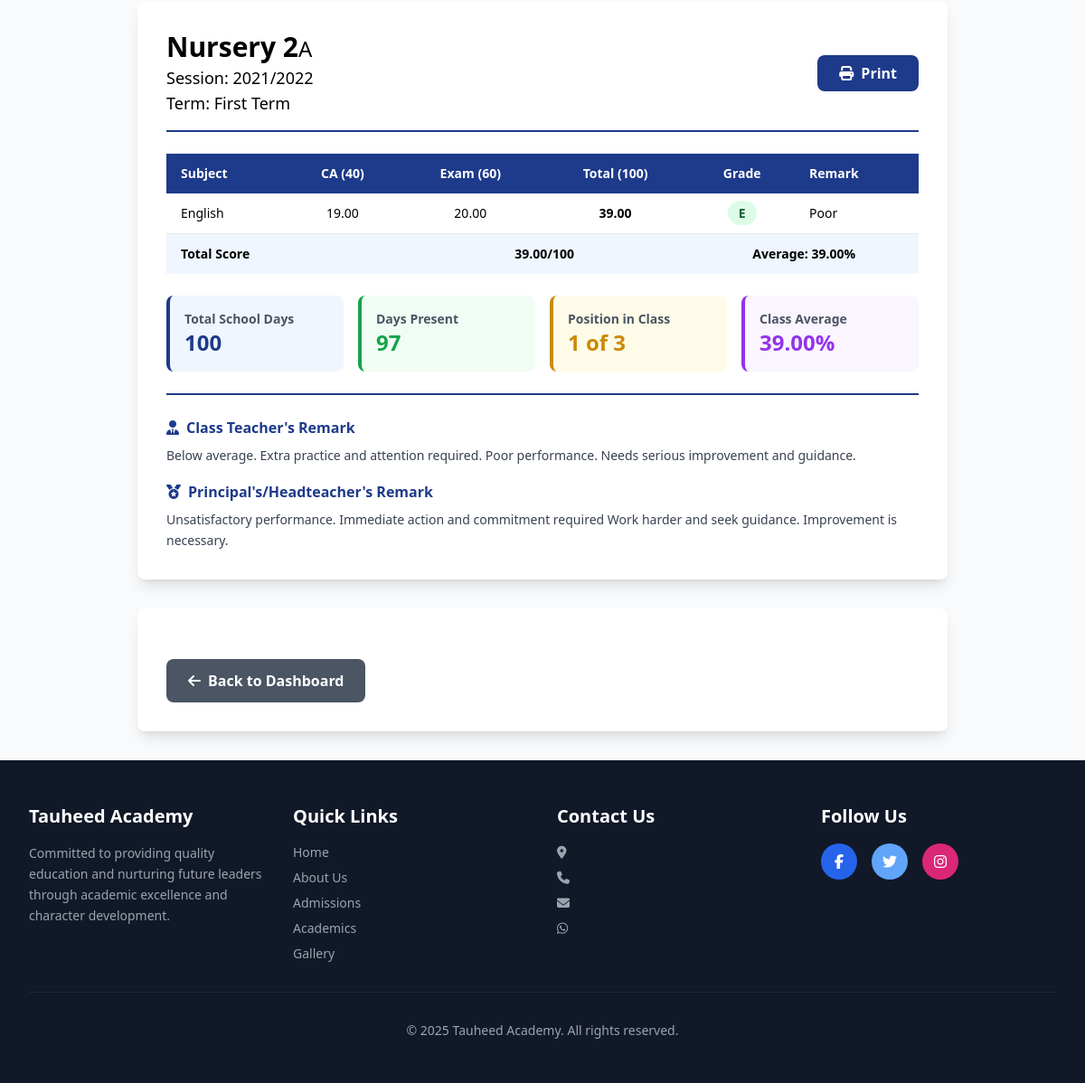
Before: /pages/results-management/student-results.php?id=1 (signed in, lower part) with the older database file.
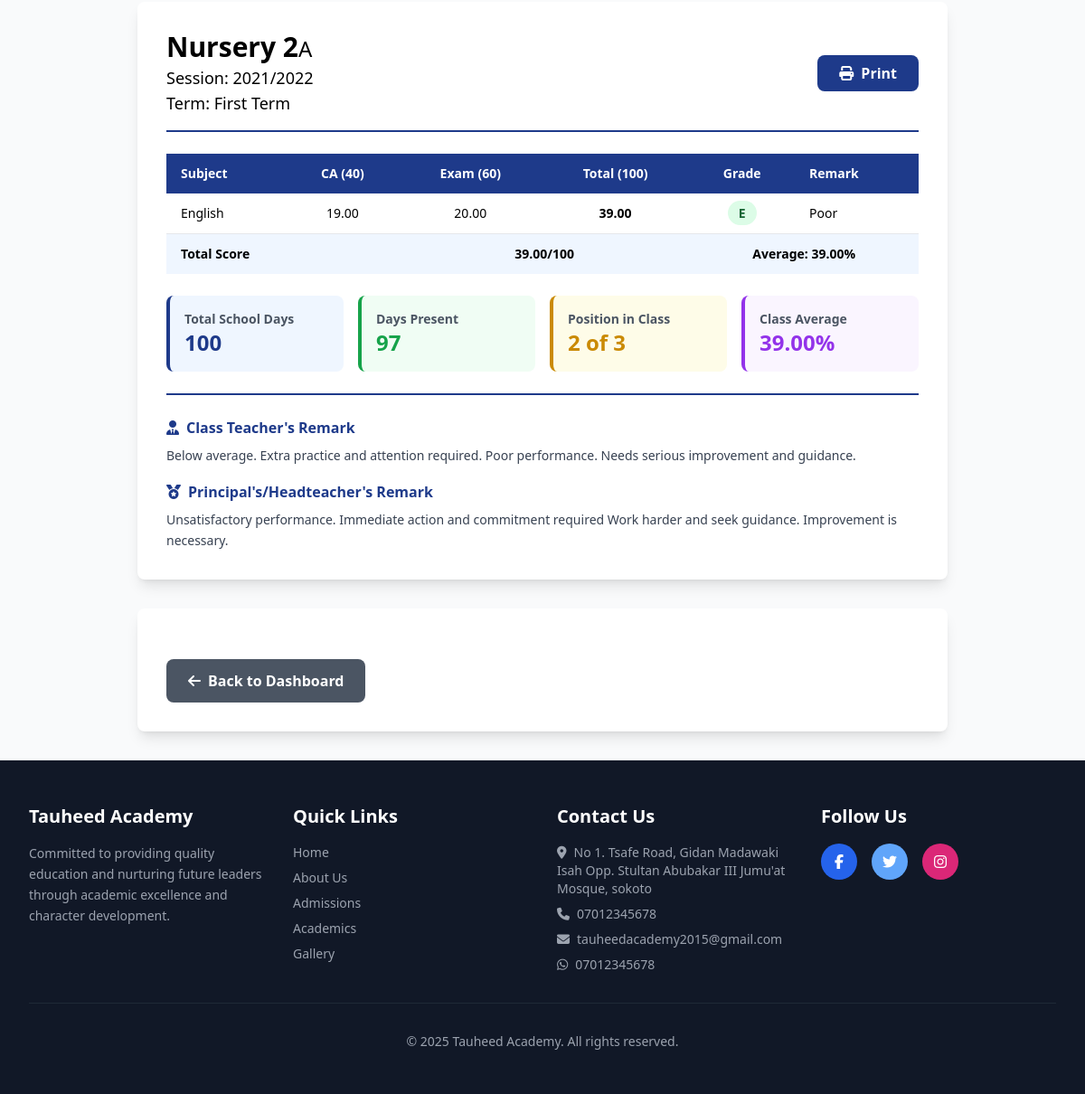
After: the same page with the newer database file.
### tables this page shows
CREATE TABLE `student_class_records` (
  `id` int(11) NOT NULL,
  `student_id` int(11) NOT NULL,
  `session_id` int(11) NOT NULL,
  `class_id` int(11) NOT NULL,
  `arm_id` int(11) NOT NULL,
  `overall_total` decimal(8,2) DEFAULT 0.00,
  `overall_average` decimal(5,2) DEFAULT 0.00,
  `overall_position` int(11) DEFAULT NULL,
  `promotion_status` enum('promoted','repeat','pending') DEFAULT 'pending',
  `created_at` timestamp NOT NULL DEFAULT current_timestamp(),
  `deleted_at` datetime DEFAULT NULL,
  `updated_at` timestamp NOT NULL DEFAULT current_timestamp() ON UPDATE current_timestamp()
);

CREATE TABLE `student_term_records` (
  `id` int(11) NOT NULL,
  `student_class_record_id` int(11) NOT NULL,
  `term_id` int(11) NOT NULL,
  `total_marks` decimal(8,2) DEFAULT 0.00,
  `average_marks` decimal(5,2) DEFAULT 0.00,
  `position_in_class` int(11) DEFAULT NULL,
  `class_size` int(11) DEFAULT NULL,
  `overall_grade` varchar(5) DEFAULT NULL,
  `created_at` timestamp NOT NULL DEFAULT current_timestamp(),
  `deleted_at` datetime DEFAULT NULL,
  `updated_at` timestamp NOT NULL DEFAULT current_timestamp() ON UPDATE current_timestamp()
);

CREATE TABLE `terms` (
  `id` int(11) NOT NULL,
  `name` varchar(100) NOT NULL,
  `session_id` int(11) NOT NULL,
  `start_date` date DEFAULT NULL,
  `end_date` date DEFAULT NULL,
  `status` enum('pending','ongoing','finished') DEFAULT 'pending',
  `created_at` timestamp NOT NULL DEFAULT current_timestamp(),
  `deleted_at` datetime DEFAULT NULL,
  `updated_at` timestamp NOT NULL DEFAULT current_timestamp() ON UPDATE current_timestamp()
);

CREATE TABLE `schools` (
  `id` int(11) NOT NULL,
  `name` varchar(150) NOT NULL,
  `motto` varchar(255) DEFAULT NULL,
  `address` varchar(255) DEFAULT NULL,
  `phone` varchar(20) DEFAULT NULL,
  `email` varchar(100) DEFAULT NULL,
  `about_message` text DEFAULT NULL,
  `welcome_message` text DEFAULT NULL,
  `whatsapp_number` varchar(20) DEFAULT NULL,
  `facebook` varchar(255) DEFAULT NULL,
  `twitter` varchar(255) DEFAULT NULL,
  `instagram` varchar(255) DEFAULT NULL,
  `admission_number_format` varchar(255) DEFAULT NULL,
  `admission_number_format_description` varchar(255) DEFAULT NULL,
  `created_at` timestamp NOT NULL DEFAULT current_timestamp(),
  `deleted_at` datetime DEFAULT NULL,
  `updated_at` timestamp NOT NULL DEFAULT current_timestamp() ON UPDATE current_timestamp()
);

### pages/results-management/student-results.php (the view, shortened to what the changed rows need)
<?php
include __DIR__ . '/../../includes/header.php';
if ($user_type !== 'student') {
  if (isset($_GET['id'])) {
    $id = $_GET['id'];
    $stmt = $conn->prepare('SELECT * FROM students WHERE id=?');
    $stmt->bind_param('i', $id);
    $stmt->execute();
    $result = $stmt->get_result();
    if ($result->num_rows > 0) {
      $student = $result->fetch_assoc();
      $student_id = $student['id'];
    } else {
      $_SESSION['failure'] = "Student is required.";
      header('Location: ' .  route('back'));
    }
  } else {
    $_SESSION['failure'] = "Student is required.";
    header('Location: ' .  route('back'));
  }
} else {
  $student_id = $user['id'];
}
$stmt = $conn->prepare("
    SELECT
        scr.id AS student_class_record_id,
        scr.class_id,
        scr.arm_id,
        scr.session_id,
        scr.overall_total ,
        scr.overall_average,
        scr.overall_position ,
        scr.promotion_status,
        str.id AS student_term_record_id,
        str.term_id,
        str.id AS student_term_record_id,
        str.total_marks,
        str.average_marks,
        str.position_in_class,
        str.class_size,
        str.overall_grade,
        c.name AS class_name,
        a.name AS arm_name,
        t.name AS term_name,
        ses.name AS session_name
    FROM student_class_records scr
    LEFT JOIN student_term_records str
        ON scr.id = str.student_class_record_id
    LEFT JOIN classes c ON scr.class_id = c.id
    LEFT JOIN class_arms a ON scr.arm_id = a.id
    LEFT JOIN terms t ON str.term_id = t.id
    LEFT JOIN sessions ses ON scr.session_id = ses.id
    WHERE scr.student_id = ?
    ORDER BY ses.id ASC, t.id ASC
");
$stmt->bind_param("i", $student_id);
$stmt->execute();
$classResult = $stmt->get_result();
$records = [];
while ($row = $classResult->fetch_assoc()) {
  $classId  = $row['class_id'];
  $termId   = $row['term_id'];
  $session  = $row['session_name'];
  $strId    = $row['student_term_record_id'];
  if (!isset($records[$session])) {
    $records[$session] = [];
  }
  if (!isset($records[$session][$classId])) {
    $records[$session][$classId] = [
      'class_name' => $row['class_name'],
      'arm_name'   => $row['arm_name'],
      'terms'      => []
    ];
  }
  if ($termId) {
    $records[$session][$classId]['terms'][$termId] = [
      'term_name'   => $row['term_name'],
      'total_marks'   => $row['total_marks'],
      'average_marks'   => $row['average_marks'],
      'position_in_class'   => $row['position_in_class'],
      'class_size'   => $row['class_size'],
      'overall_grade'   => $row['overall_grade'],
      'str_id'      => $strId,
      'subjects_results' => []
    ];
  }
}
$stmt = $conn->prepare("
    SELECT
        r.student_term_record_id AS str_id,
        r.ca, r.exam, r.total, r.grade, r.remark,
        s.name AS subject_name,
        str.term_id,
        scr.class_id,
        ses.name AS session_name
    FROM results r
    LEFT JOIN student_term_records str
        ON r.student_term_record_id = str.id
    LEFT JOIN student_class_records scr
        ON str.student_class_record_id = scr.id
    LEFT JOIN sessions ses ON scr.session_id = ses.id
    LEFT JOIN subjects s ON r.subject_id = s.id
    WHERE scr.student_id = ?
");
$stmt->bind_param("i", $student_id);
$stmt->execute();
$scoreResult = $stmt->get_result();
while ($row = $scoreResult->fetch_assoc()) {
  $session = $row['session_name'];
  $classId = $row['class_id'];
  $termId  = $row['term_id'];
  $records[$session][$classId]['terms'][$termId]['subjects_results'][] = [
    'subject_name' => $row['subject_name'],
    'ca'           => $row['ca'],
    'exam'         => $row['exam'],
    'total'        => $row['total'],
    'grade'        => $row['grade'],
    'remark'       => $row['remark']
  ];
}
?>
<body class="bg-gray-50">
  <section class="py-8 px-4">
    <div class="max-w-4xl mx-auto">
      <?php if (!empty($records)): ?>
        <?php foreach ($records as $sessionName => $classes): ?>
          <?php foreach ($classes as $classId => $class): ?>
            <?php foreach ($class['terms'] as $term): ?>
              <div class="result-card bg-white rounded-lg shadow-lg p-8 mb-8">
                <div class="flex justify-between items-center mb-6 pb-4 border-b-2 border-blue-900">
                  <div class="flex justify-between items-center">
                    <div>
                      <h2 class="text-3xl "><b><?= htmlspecialchars($class['class_name']) ?></b><small><?= htmlspecialchars($class['arm_name']) ?></small></h2>
                      <div>
                        <p class="text-black-200 text-lg">Session: <?= htmlspecialchars($sessionName) ?></p>
                        <p class="text-black-200 text-lg">Term: <?= htmlspecialchars($term['term_name']) ?></p>
                      </div>
                    </div>
                  </div>
                  <button onclick="window.print()" class="no-print bg-blue-900 hover:bg-blue-800 text-white px-6 py-2 rounded-lg font-semibold flex items-center gap-2">
                    <i class="fas fa-print"></i>Print
                  </button>
                </div>
                <div class="overflow-x-auto mb-6">
                  <table class="w-full text-sm">
                    <thead class="bg-blue-900 text-white">
                      <tr>
                        <th class="px-4 py-3 text-left font-semibold">Subject</th>
                        <th class="px-4 py-3 text-center font-semibold">CA (40)</th>
                        <th class="px-4 py-3 text-center font-semibold">Exam (60)</th>
                        <th class="px-4 py-3 text-center font-semibold">Total (100)</th>
                        <th class="px-4 py-3 text-center font-semibold">Grade</th>
                        <th class="px-4 py-3 text-left font-semibold">Remark</th>
                      </tr>
                    </thead>
                    <tbody class="divide-y divide-gray-200">
                      <?php foreach ($term['subjects_results'] as $result): ?>
                        <tr class="hover:bg-blue-50">
                          <td class="px-4 py-3"><?= $result['subject_name'] ?></td>
                          <td class="px-4 py-3 text-center"><?= $result['ca'] ?></td>
                          <td class="px-4 py-3 text-center"><?= $result['exam'] ?></td>
                          <td class="px-4 py-3 text-center font-bold"><?= $result['total'] ?></td>
                          <td class="px-4 py-3 text-center">
                            <?php if ($result['grade'] != 'F'): ?>
                              <span class="bg-green-100 text-green-800 px-3 py-1 rounded-full font-bold"><?= $result['grade'] ?></span>
                            <?php else: ?>
                              <span class="bg-red-100 text-red-800 px-3 py-1 rounded-full font-bold"><?= $result['grade'] ?></span>
                            <?php endif ?>
                          </td>
                          <td class="px-4 py-3"><?= $result['remark'] ?></td>
                        </tr>
                      <?php endforeach;  ?>
                      <tr class="bg-blue-50 font-bold text-sm">
                        <td class="px-4 py-3" colspan="2">Total Score</td>
                        <td class="px-4 py-3 text-center" colspan="2"><?= $term['total_marks'] ?>/<?= count($term['subjects_results']) * 100 ?></td>
                        <td class="px-4 py-3 text-center" colspan="2">Average: <?= $term['average_marks'] ?>%</td>
                      </tr>
                    </tbody>
                  </table>
                </div>
                <div class="grid md:grid-cols-4 gap-4 mb-6">
                  <div class="bg-blue-50 p-4 rounded-lg border-l-4 border-blue-900">
                    <p class="text-gray-600 text-sm font-semibold">Total School Days</p>
                    <p class="text-2xl font-bold text-blue-900">100</p>
                  </div>
                  <div class="bg-green-50 p-4 rounded-lg border-l-4 border-green-600">
                    <p class="text-gray-600 text-sm font-semibold">Days Present</p>
                    <p class="text-2xl font-bold text-green-600">97</p>
                  </div>
                  <div class="bg-yellow-50 p-4 rounded-lg border-l-4 border-yellow-600">
                    <p class="text-gray-600 text-sm font-semibold">Position in Class</p>
                    <p class="text-2xl font-bold text-yellow-600"><?= $term['position_in_class'] ?? 'N/A' ?> of <?= $term['class_size'] ?? 'N/A' ?></p>
                  </div>
                  <div class="bg-purple-50 p-4 rounded-lg border-l-4 border-purple-600">
                    <p class="text-gray-600 text-sm font-semibold">Class Average</p>
                    <p class="text-2xl font-bold text-purple-600"><?= $term['average_marks'] ?? 'N/A' ?>%</p>
                  </div>
                </div>
                <div class="border-t-2 border-blue-900 pt-6">
                  <div class="mb-4">
                    <h3 class="font-bold text-blue-900 mb-2">
                      <i class="fas fa-user-tie text-blue-900 mr-2"></i>Class Teacher's Remark
                    </h3>
                    <p class="text-gray-700 text-sm leading-relaxed">
                      <?php if ($term['average_marks'] >= 75) : ?>
                        Excellent performance! Keep up the outstanding work.
                      <?php elseif (($term['average_marks'] >= 60) && ($term['average_marks'] <= 74)) : ?>
                        Very good! You can achieve even more with consistent effort.
                      <?php elseif (($term['average_marks'] >= 50) && ($term['average_marks'] <= 59)) : ?>
                        Good effort. Focus on your weaker areas to improve further.
                      <?php elseif (($term['average_marks'] >= 40) && ($term['average_marks'] <= 49)) : ?>
                        Fair performance. Needs improvement in some subjects.
                      <?php elseif (($term['average_marks'] >= 0) && ($term['average_marks'] <= 39)) : ?>
                        Below average. Extra practice and attention required.
                        Poor performance. Needs serious improvement and guidance.
                      <?php endif ?>
                    </p>
                  </div>
                  <div>
                    <h3 class="font-bold text-blue-900 mb-2">
                      <i class="fas fa-medal text-blue-900 mr-2"></i>Principal's/Headteacher's Remark
                    </h3>
                    <p class="text-gray-700 text-sm leading-relaxed">
                      <?php if ($term['average_marks'] >= 75) : ?>
                        Keep striving for excellence. Very proud of your achievement!
                      <?php elseif (($term['average_marks'] >= 60) && ($term['average_marks'] <= 74)) : ?>
                        Good work. Maintain this standard and aim higher.
                      <?php elseif (($term['average_marks'] >= 50) && ($term['average_marks'] <= 59)) : ?>
                        Encouraging progress. With more effort, better results are possible.
                      <?php elseif (($term['average_marks'] >= 40) && ($term['average_marks'] <= 49)) : ?>
                        Needs improvement. Focus on studies to reach higher grades.
                      <?php elseif (($term['average_marks'] >= 0) && ($term['average_marks'] <= 39)) : ?>
                        Unsatisfactory performance. Immediate action and commitment required
                        Work harder and seek guidance. Improvement is necessary.
                      <?php endif ?>
                    </p>
                  </div>
                </div>
              </div>
            <?php endforeach; ?>
          <?php endforeach; ?>
        <?php endforeach; ?>
      <?php else: ?>
        <p class="text-center text-gray-600">No results found.</p>
      <?php endif; ?>
    </div>
  </section>
  <?php include __DIR__ . '/../../includes/footer.php'; ?>
</body>
</html>

### includes/footer.php (shortened to what the changed rows need)
<footer class="bg-gray-900 text-white py-12">
    <div class="max-w-7xl mx-auto px-4 sm:px-6 lg:px-8">
        <div class="grid grid-cols-1 md:grid-cols-4 gap-8">
            <div>
                <h3 class="text-xl font-bold mb-4"><?= $school['name'] ?? 'Tauheed Academy' ?></h3>
                <p class="text-gray-400 text-sm leading-relaxed">
                    Committed to providing quality education and nurturing future leaders through academic excellence and character development.
                </p>
            </div>
            <div>
                <ul class="space-y-2 text-sm text-gray-400">
                    <li><i class="fas fa-map-marker-alt mr-2"></i><?= $school['address'] ?? '' ?></li>
                    <li><i class="fas fa-phone mr-2"></i><?= $school['phone'] ?? '' ?></li>
                    <li><i class="fas fa-envelope mr-2"></i><?= $school['email'] ?? '' ?></li>
                    <li><i class="fab fa-whatsapp mr-2"></i><?= $school['whatsapp_number'] ?? '' ?></li>
                </ul>
            </div>
        </div>
        <div class="border-t border-gray-800 mt-8 pt-8 text-center text-gray-400 text-sm">
            <p>&copy; 2025 <?= $school['name'] ?? 'Tauheed Academy' ?>. All rights reserved.</p>
        </div>
    </div>
</footer>

Changed rows visible on the page:
changed through a linked row, student_class_records "First Term": student_term_records.position_in_class "1" → "2"
changed schools "Tauheed Academy": address (not shown) → "No 1. Tsafe Road, Gidan Madawaki Isah Opp. Stultan Abubakar III Jumu'at Mosque, sokoto"; phone (not shown) → "07012345678"; email (not shown) → "tauheedacademy2015@gmail.com"; whatsapp_number (not shown) → "07012345678"
